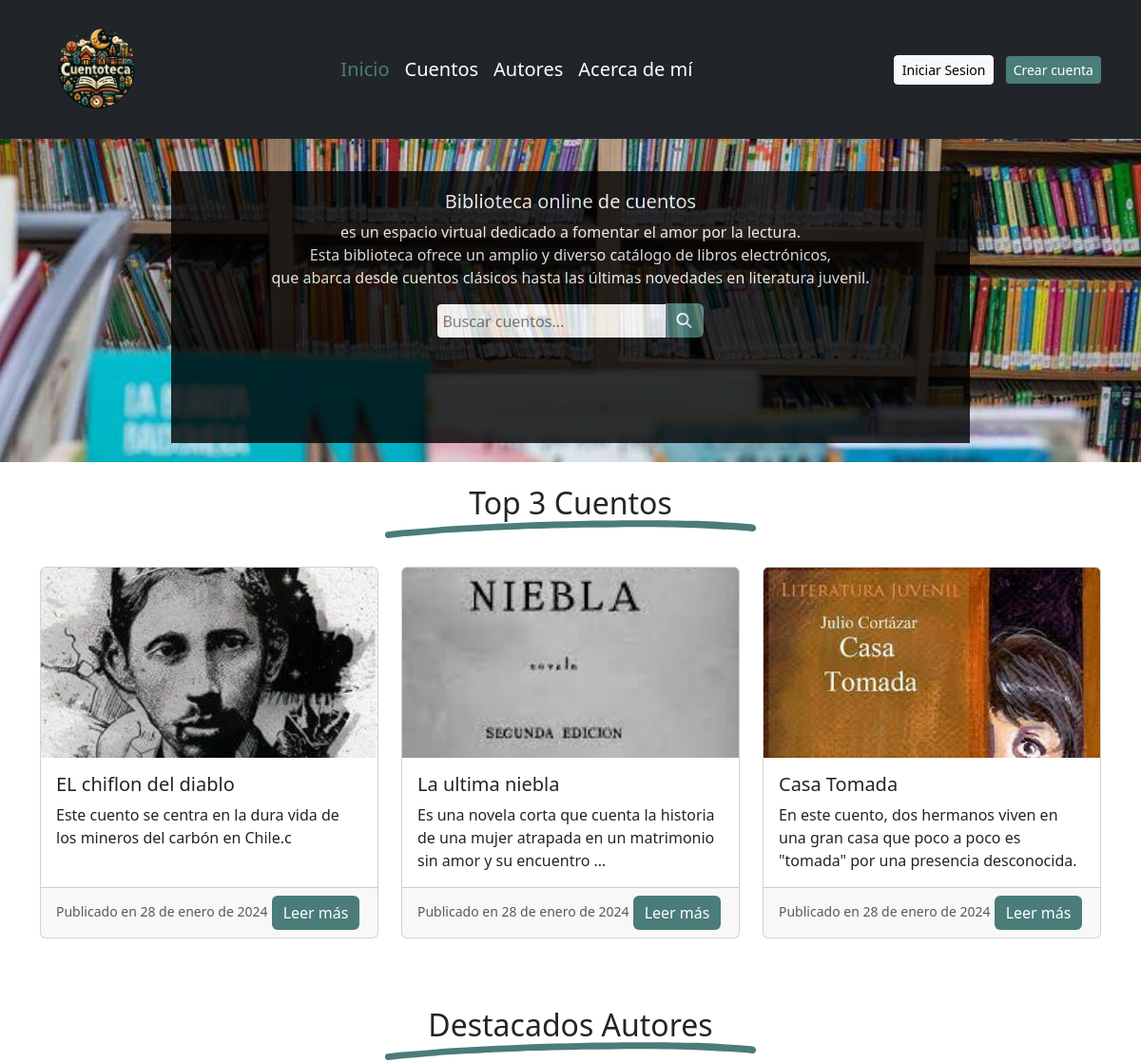
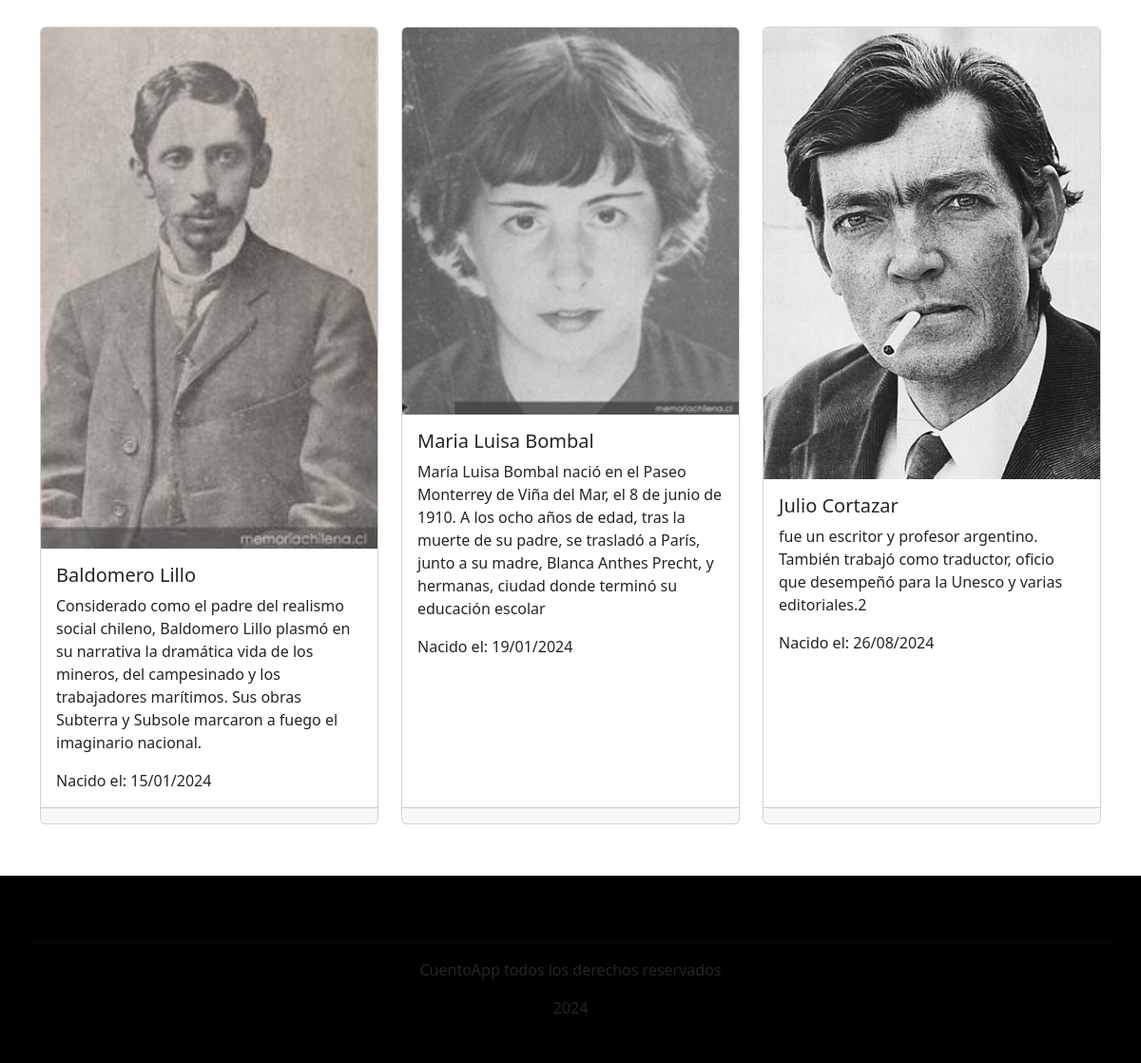
The page / on the database its author committed (2 pictures, top to bottom).
### CuentoApp/models.py (models this page shows, shortened)
class Cuento(models.Model):
    titulo = models.CharField(max_length=200)
    sinopsis = models.TextField()
    texto_completo = models.TextField()
    fecha_publicacion = models.DateField(default=now)
    autores = models.ManyToManyField(Autor, related_name='autores')
    imagen_portada = models.ImageField(upload_to="cuentos_portadas/", blank=True, null=True)

class Autor(models.Model):
    nombre = models.CharField(max_length=100)
    apellido = models.CharField(max_length=100)
    biografia = models.TextField(blank=True)
    fecha_nacimiento = models.DateField(null=True, blank=True)
    foto = models.ImageField(upload_to="autores_fotos/", blank=True, null=True)

### CuentoApp/views.py (the view)
# urls.py: path('', index, name='index'),
def index(request):
    context = {
        'cuentos': Cuento.objects.all()[:3],
        'autores': Autor.objects.all()[:3],
        'editoriales': Editorial.objects.all()[:3]
    }
    if request.method == "POST":
        termino_busqueda = request.POST.get("termino_busqueda", "")
        cuentos_buscados = Cuento.objects.filter(titulo__icontains=termino_busqueda)
        context["cuentos"] = cuentos_buscados
        if not cuentos_buscados:
            context['error'] = "No se encontraron cuentos con ese título"
    return render(request, 'CuentoApp/index.html', context)

### CuentoApp/templates/CuentoApp/index.html (shortened to what this page needs)
{% extends "CuentoApp/base.html" %}
{% load static %}
{% block content %}
<div id="carouselExampleControls" class="carousel slide" data-ride="carousel">
  <div class="carousel-inner">
    <div class="carousel-item active">
      <div class="carousel-caption d-none d-md-block">
        <h5>Biblioteca online de cuentos</h5>
        <p>es un espacio virtual dedicado a fomentar el amor por la lectura.<br>
          Esta biblioteca ofrece un amplio y diverso catálogo de libros electrónicos, <br>
          que abarca desde cuentos clásicos hasta las últimas novedades en literatura juvenil.</p>
        <form action="{% url 'index' %}" method="POST" class="search-form">
          <input type="search" name="termino_busqueda" placeholder="Buscar cuentos..." class="search-input ">
          <button type="submit" class="btn btn-primary" data-mdb-ripple-init><i class="fas fa-search"></i></button>
        </form>
      </div>
    </div>
  </div>
</div>
<div class="container">
  {% if cuentos %}
  <div class="cuentos-container mb-5">
    <h2 class="position-relative z-index-9 text-center mt-4 mb-5">Top 3 Cuentos
      <span class="position-absolute top-50 start-50 translate-middle z-index-n1 d-none d-md-block mt-4">
      </span>
    </h2>
    <div class="row">
      {% for cuento in cuentos %}
        <div class="col-md-4 col-sm-6 col-xs-12 mb-4">
          <div class="card h-100 cuento-card">
            {% if cuento.imagen_portada %}
              <img src="{{ cuento.imagen_portada.url }}" class="card-img-top" alt="Portada de {{ cuento.titulo }}" style="height: 200px; object-fit: cover;">
            {% else %}
            <img src="{% static 'CuentoApp/assets/img/cuento/portada-predeterminada.jpg' %}" class="card-img-top" alt="Imagen predeterminada" style="height: 200px; object-fit: cover;">
            {% endif %}
            <div class="card-body">
              <h5 class="card-title">{{ cuento.titulo }}</h5>
              <p class="card-text">{{ cuento.sinopsis|truncatewords:20 }}</p>
            </div>
            <div class="card-footer">
              <small class="text-muted">Publicado en {{ cuento.fecha_publicacion }}</small>
              <a href="{% url 'cuento-detail' cuento.pk %}" class="btn btn-primary">Leer más</a>
            </div>
          </div>
        </div>
      {% endfor %}
    </div>
  </div>
{% endif %}
  {% if autores %}
  <div class="autores-container">
    <h2 class="position-relative z-index-9 text-center mt-4 mb-5">Destacados Autores
      <span class="position-absolute top-50 start-50 translate-middle z-index-n1 d-none d-md-block mt-4">
      </span>
    </h2>
    <div class="row">
      {% for autor in autores %}
        <div class="col-md-4 col-sm-6 col-xs-12 mb-4">
          <div class="card h-100 autor-card">
            {% if autor.foto %}
              <img src="{{ autor.foto.url }}" class="card-img-top" alt="Foto de {{ autor.nombre }} {{ autor.apellido }}">
            {% else %}
              <img src="{% static 'CuentoApp/assets/img/autor/autor-predeterminado.jpg' %}" class="card-img-top" alt="Imagen predeterminada">
            {% endif %}
            <div class="card-body">
              <h5 class="card-title">{{ autor.nombre }} {{ autor.apellido }}</h5>
              <p class="card-text">{{ autor.biografia }}</p>
              {% if autor.fecha_nacimiento %}
                <p class="card-text">Nacido el: {{ autor.fecha_nacimiento|date:"d/m/Y" }}</p>
              {% endif %}
            </div>
            <div class="card-footer">
            </div>
          </div>
        </div>
      {% endfor %}
    </div>
  </div>
{% endif %}
</div>
{% endblock %}

### CuentoApp/templates/CuentoApp/base.html (shortened to what this page needs)
{% load static %}
<!DOCTYPE html>
<html lang="es">
<head>
  <link href="{% static 'CuentoApp/css/styles.css' %}" rel="stylesheet" />
  <link rel="stylesheet" href="https://cdnjs.cloudflare.com/ajax/libs/font-awesome/6.5.1/css/all.min.css">
  <link href="https://cdnjs.cloudflare.com/ajax/libs/bootstrap/5.3.2/css/bootstrap.min.css" rel="stylesheet">
</head>
<body>
  <header>
    <nav class="navbar navbar-expand-lg navbar-dark bg-dark">
      <div class="container">
        <a class="navbar-brand" href="{% url 'index' %}"><img src="{% static 'CuentoApp/assets/img/logo-cuentoteca.png' %}" class="logo" /></a>
        <div class="offcanvas-body pt-0 align-items-center collapse navbar-collapse" id="navbarSupportedContent">
          <ul class="navbar-nav mx-auto align-items-lg-center">
            <li class="nav-item active">
              <a class="nav-link" href="{% url 'index' %}">Inicio</a>
            </li>
            <li class="nav-item">
              <a class="nav-link" href="{% url 'cuento-list' %}">Cuentos</a>
            </li>
            <li class="nav-item">
              <a class="nav-link" href="{% url 'autor-list' %}">Autores</a>
            </li>
            <li class="nav-item">
              <a class="nav-link" href="{% url 'acerca_de_mi' %}">Acerca de mí</a>
            </li>
          </ul>
          <div class="authenticated mt-3 mt-lg-0 text-center align-items-center">
            {% if user.is_authenticated %}
              <div>
                <span>Usuario : {{ user.username }}</span>
                <a href="{% url 'editar_perfil' %}" title="Editar perfil" class="avatar-container">
                  <i class="fa fa-edit"></i>
                </a>
              </div>
              <div class="avatar-usuario">
              {% if request.session.avatar %}
                  <a href="{% url 'agregar_avatar' %}" class="avatar-container">
                    <span>Modificar </span>
                  </a>
                    <img src="{{ request.session.avatar }}" class="avatar rounded" />
                    <span> Avatar</span>
                  {% else %}
                  <img src="{% static 'CuentoApp/assets/img/avatar/predefinido.png' %}" class="avatar rounded" />
                  <a href="{% url 'agregar_avatar' %}" class="avatar-container">
                    <span>Crea Tu Avatar</span>
                  </a>
                  {% endif %}
              </div>
              <form action="{% url 'logout' %}" method="post">
                {% csrf_token %}
                  <button type="submit" class="btn btn-primary btn-sm">Cerrar Sesion</button>
              </form>
            {% else %}
            <li class="nav-item">
              <a class="btn btn-light mx-2 btn-sm" href="{% url 'login' %}">Iniciar Sesion</a>
              <a class="btn btn-primary btn-sm" href="{% url 'registro' %}" style="color: white;">Crear cuenta</a>
            </li>
            {% endif %}
          </div>
        </div>
      </div>
    </nav>
  </header>
<main>
  {% block content %}
  {% endblock content %}
</main>
  {% block footer %}
  <div class="footer-main">
    <div class="last__footer__row">
    </div>
    <hr>
    <div class="last__footer__row">
        <p>CuentoApp todos los derechos reservados</p>
        <p>2024</p>
    </div>
  </div>
  {% endblock footer %}
</body>
</html>

### CuentoApp/static/CuentoApp/css/styles.css (style rules this page uses)
.input-form, .search-form { flex-direction: row; align-items: center; align-content: center; flex-wrap: wrap; justify-content: space-evenly; }
.search-form button { margin-top: -6px; margin-left: -6px; border-top-left-radius: 0; border-bottom-left-radius: 0; }
.search-form input { padding: 6px 5px 5px; border: 0; border-radius: 4px; border-top-right-radius: 0 !important; border-bottom-right-radius: 0 !important; }
.footer-main { width: 100%; position: relative; padding: 30px; margin-top: 30px; background-color: black; text-align:center; }
.navbar { background-color: #f8f9fa; box-shadow: 0 2px 4px rgba(0,0,0,0.1); }
.navbar-brand { color: #007bff; font-weight: bold; }
.nav-link { color: #fff!important; font-size: 20px!important; }
.btn-primary { background-color: #4a7c79!important; border: #4a7c79!important; }
.nav-item.active .nav-link { color: #4a7c79!important; }
.logo { width: 120px; height: auto; }
.carousel-caption { top:10%; background-color: black; opacity: 0.8; }

### rows shown on the page
Cuento: imagen_portada (picture), titulo "EL chiflon del diablo", sinopsis "Este cuento se centra en la dura vida de los mineros del carbón en Chile.c", fecha_publicacion "28 de enero de 2024"
Cuento: imagen_portada (picture), titulo "La ultima niebla", sinopsis "Es una novela corta que cuenta la historia de una mujer atrapada en un matrimonio sin amor y su encuentro …", fecha_publicacion "28 de enero de 2024"
Cuento: imagen_portada (picture), titulo "Casa Tomada", sinopsis "En este cuento, dos hermanos viven en una gran casa que poco a poco es \"tomada\" por una presencia desconocida.", fecha_publicacion "28 de enero de 2024"
Autor: foto (picture), nombre "Baldomero", apellido "Lillo", biografia "Considerado como el padre del realismo social chileno, Baldomero Lillo plasmó en su narrativa la dramática vida de los mineros, del campesinado y los trabajadores marítimos. Sus obras Subterra y Subsole marcaron a fuego el imaginario nacional.", fecha_nacimiento "15/01/2024"
Autor: foto (picture), nombre "Maria Luisa", apellido "Bombal", biografia "María Luisa Bombal nació en el Paseo Monterrey de Viña del Mar, el 8 de junio de 1910. A los ocho años de edad, tras la muerte de su padre, se trasladó a París, junto a su madre, Blanca Anthes Precht, y hermanas, ciudad donde terminó su educación escolar", fecha_nacimiento "19/01/2024"
Autor: foto (picture), nombre "Julio", apellido "Cortazar", biografia "fue un escritor y profesor argentino. También trabajó como traductor, oficio que desempeñó para la Unesco y varias editoriales.2", fecha_nacimiento "26/08/2024"
